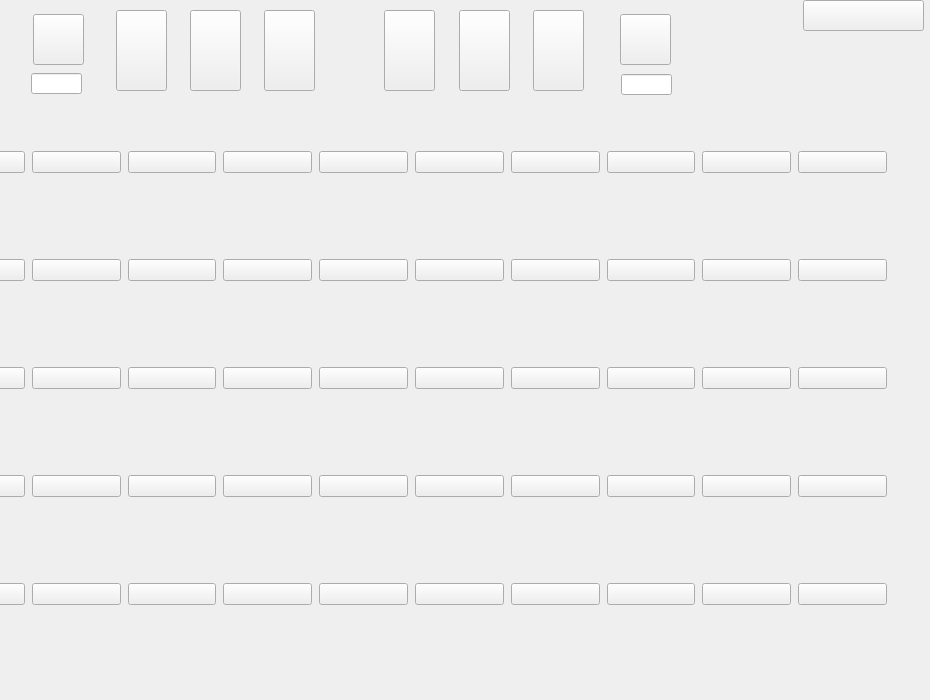
<?xml version="1.0" encoding="UTF-8"?>
<ui version="4.0">
 <class>noche</class>
 <widget class="QWidget" name="noche">
  <property name="geometry">
   <rect>
    <x>0</x>
    <y>0</y>
    <width>930</width>
    <height>700</height>
   </rect>
  </property>
  <property name="windowTitle">
   <string>Form</string>
  </property>
  <widget class="QStackedWidget" name="stackedWidget">
   <property name="geometry">
    <rect>
     <x>0</x>
     <y>0</y>
     <width>930</width>
     <height>700</height>
    </rect>
   </property>
   <widget class="QWidget" name="page">
    <widget class="QLabel" name="label">
     <property name="geometry">
      <rect>
       <x>0</x>
       <y>0</y>
       <width>930</width>
       <height>700</height>
      </rect>
     </property>
     <property name="text">
      <string/>
     </property>
     <property name="pixmap">
      <pixmap resource="resources.qrc">:/Resources/2ndLevel.png</pixmap>
     </property>
     <property name="scaledContents">
      <bool>true</bool>
     </property>
    </widget>
    <widget class="QPushButton" name="goodSunPic">
     <property name="geometry">
      <rect>
       <x>33</x>
       <y>14</y>
       <width>51</width>
       <height>51</height>
      </rect>
     </property>
     <property name="text">
      <string/>
     </property>
    </widget>
    <widget class="QPushButton" name="badSunPic">
     <property name="geometry">
      <rect>
       <x>620</x>
       <y>14</y>
       <width>51</width>
       <height>51</height>
      </rect>
     </property>
     <property name="text">
      <string/>
     </property>
    </widget>
    <widget class="QLineEdit" name="badSunCont">
     <property name="geometry">
      <rect>
       <x>621</x>
       <y>74</y>
       <width>51</width>
       <height>21</height>
      </rect>
     </property>
     <property name="font">
      <font>
       <family>Georgia</family>
       <pointsize>10</pointsize>
       <bold>true</bold>
      </font>
     </property>
     <property name="alignment">
      <set>Qt::AlignmentFlag::AlignCenter</set>
     </property>
    </widget>
    <widget class="QLineEdit" name="sunCont">
     <property name="geometry">
      <rect>
       <x>31</x>
       <y>73</y>
       <width>51</width>
       <height>21</height>
      </rect>
     </property>
     <property name="font">
      <font>
       <family>Georgia</family>
       <pointsize>10</pointsize>
       <bold>true</bold>
      </font>
     </property>
     <property name="alignment">
      <set>Qt::AlignmentFlag::AlignCenter</set>
     </property>
    </widget>
    <widget class="QLabel" name="currentPlayerName">
     <property name="geometry">
      <rect>
       <x>712</x>
       <y>55</y>
       <width>161</width>
       <height>31</height>
      </rect>
     </property>
     <property name="palette">
      <palette>
       <active>
        <colorrole role="WindowText">
         <brush brushstyle="SolidPattern">
          <color alpha="255">
           <red>255</red>
           <green>0</green>
           <blue>0</blue>
          </color>
         </brush>
        </colorrole>
       </active>
       <inactive>
        <colorrole role="WindowText">
         <brush brushstyle="SolidPattern">
          <color alpha="255">
           <red>255</red>
           <green>0</green>
           <blue>0</blue>
          </color>
         </brush>
        </colorrole>
       </inactive>
       <disabled/>
      </palette>
     </property>
     <property name="font">
      <font>
       <family>Georgia</family>
       <pointsize>14</pointsize>
       <bold>true</bold>
      </font>
     </property>
     <property name="text">
      <string/>
     </property>
     <property name="alignment">
      <set>Qt::AlignmentFlag::AlignCenter</set>
     </property>
    </widget>
    <widget class="QPushButton" name="graveStoneBtn">
     <property name="geometry">
      <rect>
       <x>384</x>
       <y>10</y>
       <width>51</width>
       <height>81</height>
      </rect>
     </property>
     <property name="text">
      <string/>
     </property>
    </widget>
    <widget class="QPushButton" name="sportZombieBtn">
     <property name="geometry">
      <rect>
       <x>459</x>
       <y>10</y>
       <width>51</width>
       <height>81</height>
      </rect>
     </property>
     <property name="text">
      <string/>
     </property>
    </widget>
    <widget class="QPushButton" name="mainMenu">
     <property name="geometry">
      <rect>
       <x>803</x>
       <y>0</y>
       <width>121</width>
       <height>31</height>
      </rect>
     </property>
     <property name="text">
      <string/>
     </property>
    </widget>
    <widget class="QPushButton" name="puffBtn">
     <property name="geometry">
      <rect>
       <x>190</x>
       <y>10</y>
       <width>51</width>
       <height>81</height>
      </rect>
     </property>
     <property name="text">
      <string/>
     </property>
    </widget>
    <widget class="QWidget" name="gridLayoutWidget">
     <property name="geometry">
      <rect>
       <x>-64</x>
       <y>90</y>
       <width>951</width>
       <height>581</height>
      </rect>
     </property>
     <layout class="QGridLayout" name="gridLayout" rowstretch="0,0,0,0,0,0,0,0,0,0,0,0,0,0,0,0,0">
      <property name="sizeConstraint">
       <enum>QLayout::SizeConstraint::SetNoConstraint</enum>
      </property>
      <property name="horizontalSpacing">
       <number>7</number>
      </property>
      <property name="verticalSpacing">
       <number>25</number>
      </property>
      <item row="16" column="4">
       <widget class="QPushButton" name="pushButton_41">
        <property name="styleSheet">
         <string notr="true"/>
        </property>
        <property name="text">
         <string/>
        </property>
       </widget>
      </item>
      <item row="13" column="8">
       <widget class="QPushButton" name="pushButton_27">
        <property name="sizePolicy">
         <sizepolicy hsizetype="Preferred" vsizetype="Preferred">
          <horstretch>0</horstretch>
          <verstretch>0</verstretch>
         </sizepolicy>
        </property>
        <property name="styleSheet">
         <string notr="true"/>
        </property>
        <property name="text">
         <string/>
        </property>
       </widget>
      </item>
      <item row="14" column="7">
       <widget class="QPushButton" name="pushButton_17">
        <property name="sizePolicy">
         <sizepolicy hsizetype="Preferred" vsizetype="Preferred">
          <horstretch>0</horstretch>
          <verstretch>0</verstretch>
         </sizepolicy>
        </property>
        <property name="styleSheet">
         <string notr="true"/>
        </property>
        <property name="text">
         <string/>
        </property>
       </widget>
      </item>
      <item row="14" column="8">
       <widget class="QPushButton" name="pushButton_18">
        <property name="sizePolicy">
         <sizepolicy hsizetype="Preferred" vsizetype="Preferred">
          <horstretch>0</horstretch>
          <verstretch>0</verstretch>
         </sizepolicy>
        </property>
        <property name="styleSheet">
         <string notr="true"/>
        </property>
        <property name="text">
         <string/>
        </property>
       </widget>
      </item>
      <item row="13" column="6">
       <widget class="QPushButton" name="pushButton_25">
        <property name="sizePolicy">
         <sizepolicy hsizetype="Preferred" vsizetype="Preferred">
          <horstretch>0</horstretch>
          <verstretch>0</verstretch>
         </sizepolicy>
        </property>
        <property name="styleSheet">
         <string notr="true"/>
        </property>
        <property name="text">
         <string/>
        </property>
       </widget>
      </item>
      <item row="15" column="2">
       <widget class="QPushButton" name="pushButton_30">
        <property name="styleSheet">
         <string notr="true"/>
        </property>
        <property name="text">
         <string/>
        </property>
       </widget>
      </item>
      <item row="13" column="7">
       <widget class="QPushButton" name="pushButton_26">
        <property name="sizePolicy">
         <sizepolicy hsizetype="Preferred" vsizetype="Preferred">
          <horstretch>0</horstretch>
          <verstretch>0</verstretch>
         </sizepolicy>
        </property>
        <property name="styleSheet">
         <string notr="true"/>
        </property>
        <property name="text">
         <string/>
        </property>
       </widget>
      </item>
      <item row="16" column="5">
       <widget class="QPushButton" name="pushButton_42">
        <property name="styleSheet">
         <string notr="true"/>
        </property>
        <property name="text">
         <string/>
        </property>
       </widget>
      </item>
      <item row="15" column="5">
       <widget class="QPushButton" name="pushButton_33">
        <property name="styleSheet">
         <string notr="true"/>
        </property>
        <property name="text">
         <string/>
        </property>
       </widget>
      </item>
      <item row="16" column="7">
       <widget class="QPushButton" name="pushButton_44">
        <property name="styleSheet">
         <string notr="true"/>
        </property>
        <property name="text">
         <string/>
        </property>
       </widget>
      </item>
      <item row="12" column="5">
       <widget class="QPushButton" name="pushButton_6">
        <property name="styleSheet">
         <string notr="true"/>
        </property>
        <property name="text">
         <string/>
        </property>
       </widget>
      </item>
      <item row="13" column="4">
       <widget class="QPushButton" name="pushButton_23">
        <property name="sizePolicy">
         <sizepolicy hsizetype="Preferred" vsizetype="Preferred">
          <horstretch>0</horstretch>
          <verstretch>0</verstretch>
         </sizepolicy>
        </property>
        <property name="styleSheet">
         <string notr="true"/>
        </property>
        <property name="text">
         <string/>
        </property>
       </widget>
      </item>
      <item row="15" column="7">
       <widget class="QPushButton" name="pushButton_35">
        <property name="styleSheet">
         <string notr="true"/>
        </property>
        <property name="text">
         <string/>
        </property>
       </widget>
      </item>
      <item row="16" column="1">
       <widget class="QPushButton" name="pushButton_38">
        <property name="styleSheet">
         <string notr="true"/>
        </property>
        <property name="text">
         <string/>
        </property>
       </widget>
      </item>
      <item row="16" column="2">
       <widget class="QPushButton" name="pushButton_39">
        <property name="styleSheet">
         <string notr="true"/>
        </property>
        <property name="text">
         <string/>
        </property>
       </widget>
      </item>
      <item row="16" column="6">
       <widget class="QPushButton" name="pushButton_43">
        <property name="styleSheet">
         <string notr="true"/>
        </property>
        <property name="text">
         <string/>
        </property>
       </widget>
      </item>
      <item row="14" column="6">
       <widget class="QPushButton" name="pushButton_16">
        <property name="sizePolicy">
         <sizepolicy hsizetype="Preferred" vsizetype="Preferred">
          <horstretch>0</horstretch>
          <verstretch>0</verstretch>
         </sizepolicy>
        </property>
        <property name="styleSheet">
         <string notr="true"/>
        </property>
        <property name="text">
         <string/>
        </property>
       </widget>
      </item>
      <item row="14" column="1">
       <widget class="QPushButton" name="pushButton_11">
        <property name="sizePolicy">
         <sizepolicy hsizetype="Preferred" vsizetype="Preferred">
          <horstretch>0</horstretch>
          <verstretch>0</verstretch>
         </sizepolicy>
        </property>
        <property name="styleSheet">
         <string notr="true"/>
        </property>
        <property name="text">
         <string/>
        </property>
       </widget>
      </item>
      <item row="12" column="3">
       <widget class="QPushButton" name="pushButton_4">
        <property name="styleSheet">
         <string notr="true"/>
        </property>
        <property name="text">
         <string/>
        </property>
       </widget>
      </item>
      <item row="13" column="5">
       <widget class="QPushButton" name="pushButton_24">
        <property name="sizePolicy">
         <sizepolicy hsizetype="Preferred" vsizetype="Preferred">
          <horstretch>0</horstretch>
          <verstretch>0</verstretch>
         </sizepolicy>
        </property>
        <property name="styleSheet">
         <string notr="true"/>
        </property>
        <property name="text">
         <string/>
        </property>
       </widget>
      </item>
      <item row="13" column="3">
       <widget class="QPushButton" name="pushButton_22">
        <property name="sizePolicy">
         <sizepolicy hsizetype="Preferred" vsizetype="Preferred">
          <horstretch>0</horstretch>
          <verstretch>0</verstretch>
         </sizepolicy>
        </property>
        <property name="styleSheet">
         <string notr="true"/>
        </property>
        <property name="text">
         <string/>
        </property>
       </widget>
      </item>
      <item row="13" column="9">
       <widget class="QPushButton" name="pushButton_28">
        <property name="sizePolicy">
         <sizepolicy hsizetype="Preferred" vsizetype="Preferred">
          <horstretch>0</horstretch>
          <verstretch>0</verstretch>
         </sizepolicy>
        </property>
        <property name="styleSheet">
         <string notr="true"/>
        </property>
        <property name="text">
         <string/>
        </property>
       </widget>
      </item>
      <item row="12" column="2">
       <widget class="QPushButton" name="pushButton_3">
        <property name="styleSheet">
         <string notr="true"/>
        </property>
        <property name="text">
         <string/>
        </property>
       </widget>
      </item>
      <item row="15" column="3">
       <widget class="QPushButton" name="pushButton_31">
        <property name="styleSheet">
         <string notr="true"/>
        </property>
        <property name="text">
         <string/>
        </property>
       </widget>
      </item>
      <item row="14" column="5">
       <widget class="QPushButton" name="pushButton_15">
        <property name="sizePolicy">
         <sizepolicy hsizetype="Preferred" vsizetype="Preferred">
          <horstretch>0</horstretch>
          <verstretch>0</verstretch>
         </sizepolicy>
        </property>
        <property name="styleSheet">
         <string notr="true"/>
        </property>
        <property name="text">
         <string/>
        </property>
       </widget>
      </item>
      <item row="16" column="8">
       <widget class="QPushButton" name="pushButton_45">
        <property name="styleSheet">
         <string notr="true"/>
        </property>
        <property name="text">
         <string/>
        </property>
       </widget>
      </item>
      <item row="14" column="9">
       <widget class="QPushButton" name="pushButton_19">
        <property name="sizePolicy">
         <sizepolicy hsizetype="Preferred" vsizetype="Preferred">
          <horstretch>0</horstretch>
          <verstretch>0</verstretch>
         </sizepolicy>
        </property>
        <property name="styleSheet">
         <string notr="true"/>
        </property>
        <property name="text">
         <string/>
        </property>
       </widget>
      </item>
      <item row="12" column="8">
       <widget class="QPushButton" name="pushButton_9">
        <property name="styleSheet">
         <string notr="true"/>
        </property>
        <property name="text">
         <string/>
        </property>
       </widget>
      </item>
      <item row="12" column="1">
       <widget class="QPushButton" name="pushButton_2">
        <property name="text">
         <string/>
        </property>
       </widget>
      </item>
      <item row="12" column="0">
       <widget class="QPushButton" name="motoS1">
        <property name="text">
         <string/>
        </property>
       </widget>
      </item>
      <item row="12" column="6">
       <widget class="QPushButton" name="pushButton_7">
        <property name="styleSheet">
         <string notr="true"/>
        </property>
        <property name="text">
         <string/>
        </property>
       </widget>
      </item>
      <item row="13" column="1">
       <widget class="QPushButton" name="pushButton_20">
        <property name="sizePolicy">
         <sizepolicy hsizetype="Preferred" vsizetype="Preferred">
          <horstretch>0</horstretch>
          <verstretch>0</verstretch>
         </sizepolicy>
        </property>
        <property name="styleSheet">
         <string notr="true"/>
        </property>
        <property name="text">
         <string/>
        </property>
       </widget>
      </item>
      <item row="14" column="2">
       <widget class="QPushButton" name="pushButton_12">
        <property name="sizePolicy">
         <sizepolicy hsizetype="Preferred" vsizetype="Preferred">
          <horstretch>0</horstretch>
          <verstretch>0</verstretch>
         </sizepolicy>
        </property>
        <property name="styleSheet">
         <string notr="true"/>
        </property>
        <property name="text">
         <string/>
        </property>
       </widget>
      </item>
      <item row="15" column="9">
       <widget class="QPushButton" name="pushButton_37">
        <property name="styleSheet">
         <string notr="true"/>
        </property>
        <property name="text">
         <string/>
        </property>
       </widget>
      </item>
      <item row="15" column="1">
       <widget class="QPushButton" name="pushButton_29">
        <property name="sizePolicy">
         <sizepolicy hsizetype="Preferred" vsizetype="Preferred">
          <horstretch>0</horstretch>
          <verstretch>0</verstretch>
         </sizepolicy>
        </property>
        <property name="styleSheet">
         <string notr="true"/>
        </property>
        <property name="text">
         <string/>
        </property>
       </widget>
      </item>
      <item row="12" column="4">
       <widget class="QPushButton" name="pushButton_5">
        <property name="styleSheet">
         <string notr="true"/>
        </property>
        <property name="text">
         <string/>
        </property>
       </widget>
      </item>
      <item row="12" column="9">
       <widget class="QPushButton" name="pushButton_10">
        <property name="sizePolicy">
         <sizepolicy hsizetype="Preferred" vsizetype="Preferred">
          <horstretch>0</horstretch>
          <verstretch>0</verstretch>
         </sizepolicy>
        </property>
        <property name="styleSheet">
         <string notr="true"/>
        </property>
        <property name="text">
         <string/>
        </property>
       </widget>
      </item>
      <item row="14" column="3">
       <widget class="QPushButton" name="pushButton_13">
        <property name="sizePolicy">
         <sizepolicy hsizetype="Preferred" vsizetype="Preferred">
          <horstretch>0</horstretch>
          <verstretch>0</verstretch>
         </sizepolicy>
        </property>
        <property name="styleSheet">
         <string notr="true"/>
        </property>
        <property name="text">
         <string/>
        </property>
       </widget>
      </item>
      <item row="15" column="4">
       <widget class="QPushButton" name="pushButton_32">
        <property name="styleSheet">
         <string notr="true"/>
        </property>
        <property name="text">
         <string/>
        </property>
       </widget>
      </item>
      <item row="16" column="3">
       <widget class="QPushButton" name="pushButton_40">
        <property name="styleSheet">
         <string notr="true"/>
        </property>
        <property name="text">
         <string/>
        </property>
       </widget>
      </item>
      <item row="13" column="2">
       <widget class="QPushButton" name="pushButton_21">
        <property name="sizePolicy">
         <sizepolicy hsizetype="Preferred" vsizetype="Preferred">
          <horstretch>0</horstretch>
          <verstretch>0</verstretch>
         </sizepolicy>
        </property>
        <property name="styleSheet">
         <string notr="true"/>
        </property>
        <property name="text">
         <string/>
        </property>
       </widget>
      </item>
      <item row="14" column="4">
       <widget class="QPushButton" name="pushButton_14">
        <property name="sizePolicy">
         <sizepolicy hsizetype="Preferred" vsizetype="Preferred">
          <horstretch>0</horstretch>
          <verstretch>0</verstretch>
         </sizepolicy>
        </property>
        <property name="styleSheet">
         <string notr="true"/>
        </property>
        <property name="text">
         <string/>
        </property>
       </widget>
      </item>
      <item row="15" column="6">
       <widget class="QPushButton" name="pushButton_34">
        <property name="styleSheet">
         <string notr="true"/>
        </property>
        <property name="text">
         <string/>
        </property>
       </widget>
      </item>
      <item row="15" column="8">
       <widget class="QPushButton" name="pushButton_36">
        <property name="styleSheet">
         <string notr="true"/>
        </property>
        <property name="text">
         <string/>
        </property>
       </widget>
      </item>
      <item row="12" column="7">
       <widget class="QPushButton" name="pushButton_8">
        <property name="styleSheet">
         <string notr="true"/>
        </property>
        <property name="text">
         <string/>
        </property>
       </widget>
      </item>
      <item row="16" column="9">
       <widget class="QPushButton" name="pushButton_46">
        <property name="styleSheet">
         <string notr="true"/>
        </property>
        <property name="text">
         <string/>
        </property>
       </widget>
      </item>
      <item row="15" column="0">
       <widget class="QPushButton" name="motoS4">
        <property name="text">
         <string/>
        </property>
       </widget>
      </item>
      <item row="16" column="0">
       <widget class="QPushButton" name="motoS5">
        <property name="text">
         <string/>
        </property>
       </widget>
      </item>
      <item row="14" column="0">
       <widget class="QPushButton" name="motoS3">
        <property name="text">
         <string/>
        </property>
       </widget>
      </item>
      <item row="13" column="0">
       <widget class="QPushButton" name="motoS2">
        <property name="text">
         <string/>
        </property>
       </widget>
      </item>
     </layout>
     <zorder>pushButton_3</zorder>
     <zorder>pushButton_20</zorder>
     <zorder>pushButton_26</zorder>
     <zorder>pushButton_29</zorder>
     <zorder>pushButton_36</zorder>
     <zorder>pushButton_17</zorder>
     <zorder>pushButton_28</zorder>
     <zorder>pushButton_32</zorder>
     <zorder>pushButton_19</zorder>
     <zorder>pushButton_21</zorder>
     <zorder>pushButton_33</zorder>
     <zorder>pushButton_35</zorder>
     <zorder>pushButton_31</zorder>
     <zorder>pushButton_15</zorder>
     <zorder>pushButton_12</zorder>
     <zorder>pushButton_14</zorder>
     <zorder>pushButton_4</zorder>
     <zorder>pushButton_13</zorder>
     <zorder>pushButton_30</zorder>
     <zorder>pushButton_23</zorder>
     <zorder>pushButton_22</zorder>
     <zorder>pushButton_24</zorder>
     <zorder>pushButton_18</zorder>
     <zorder>pushButton_37</zorder>
     <zorder>pushButton_34</zorder>
     <zorder>pushButton_27</zorder>
     <zorder>pushButton_25</zorder>
     <zorder>pushButton_16</zorder>
     <zorder>pushButton_38</zorder>
     <zorder>pushButton_39</zorder>
     <zorder>pushButton_40</zorder>
     <zorder>pushButton_41</zorder>
     <zorder>pushButton_42</zorder>
     <zorder>pushButton_43</zorder>
     <zorder>pushButton_44</zorder>
     <zorder>pushButton_45</zorder>
     <zorder>pushButton_10</zorder>
     <zorder>pushButton_11</zorder>
     <zorder>pushButton_9</zorder>
     <zorder>pushButton_8</zorder>
     <zorder>pushButton_7</zorder>
     <zorder>pushButton_6</zorder>
     <zorder>pushButton_5</zorder>
     <zorder>pushButton_46</zorder>
     <zorder>pushButton_2</zorder>
     <zorder>motoS1</zorder>
     <zorder>motoS4</zorder>
     <zorder>motoS5</zorder>
     <zorder>motoS3</zorder>
     <zorder>motoS2</zorder>
    </widget>
    <widget class="QPushButton" name="oldZombieBtn">
     <property name="geometry">
      <rect>
       <x>533</x>
       <y>10</y>
       <width>51</width>
       <height>81</height>
      </rect>
     </property>
     <property name="text">
      <string/>
     </property>
    </widget>
    <widget class="QLabel" name="cronometerLbl">
     <property name="geometry">
      <rect>
       <x>692</x>
       <y>9</y>
       <width>101</width>
       <height>23</height>
      </rect>
     </property>
     <property name="palette">
      <palette>
       <active>
        <colorrole role="WindowText">
         <brush brushstyle="SolidPattern">
          <color alpha="255">
           <red>255</red>
           <green>0</green>
           <blue>0</blue>
          </color>
         </brush>
        </colorrole>
       </active>
       <inactive>
        <colorrole role="WindowText">
         <brush brushstyle="SolidPattern">
          <color alpha="255">
           <red>255</red>
           <green>0</green>
           <blue>0</blue>
          </color>
         </brush>
        </colorrole>
       </inactive>
       <disabled/>
      </palette>
     </property>
     <property name="font">
      <font>
       <family>Georgia</family>
       <pointsize>14</pointsize>
       <bold>true</bold>
      </font>
     </property>
     <property name="text">
      <string/>
     </property>
     <property name="alignment">
      <set>Qt::AlignmentFlag::AlignCenter</set>
     </property>
    </widget>
    <widget class="QPushButton" name="nuezBtn">
     <property name="geometry">
      <rect>
       <x>264</x>
       <y>10</y>
       <width>51</width>
       <height>81</height>
      </rect>
     </property>
     <property name="text">
      <string/>
     </property>
    </widget>
    <widget class="QPushButton" name="cuteMushBtn">
     <property name="geometry">
      <rect>
       <x>116</x>
       <y>10</y>
       <width>51</width>
       <height>81</height>
      </rect>
     </property>
     <property name="text">
      <string/>
     </property>
    </widget>
   </widget>
   <widget class="QWidget" name="page_2"/>
  </widget>
 </widget>
 <resources>
  <include location="resources.qrc"/>
 </resources>
 <connections/>
</ui>
